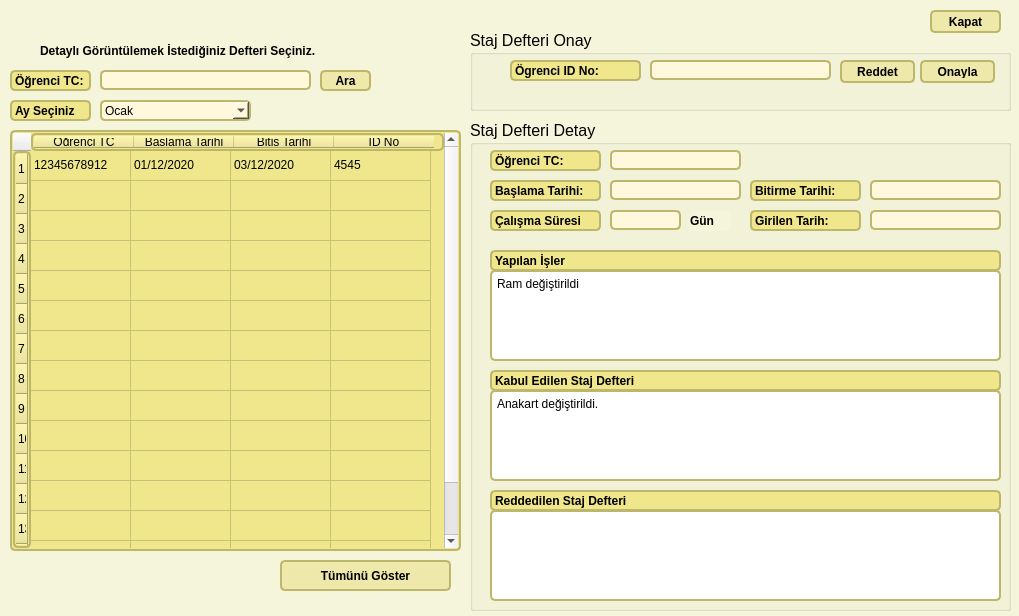
<?xml version="1.0" encoding="UTF-8"?>
<ui version="4.0">
 <class>MainWindow</class>
 <widget class="QMainWindow" name="MainWindow">
  <property name="geometry">
   <rect>
    <x>0</x>
    <y>0</y>
    <width>1019</width>
    <height>616</height>
   </rect>
  </property>
  <property name="windowTitle">
   <string>MainWindow</string>
  </property>
  <property name="styleSheet">
   <string notr="true">.QWidget {
   background-color: beige;
}

/* Nice Windows-XP-style password character. */
QLineEdit[echoMode=&quot;2&quot;] {
    lineedit-password-character: 9679;
}

/* We provide a min-width and min-height for push buttons
   so that they look elegant regardless of the width of the text. */
QPushButton {
    background-color: palegoldenrod;
    border-width: 2px;
    border-color: darkkhaki;
    border-style: solid;
    border-radius: 5;
    padding: 3px;
    min-width: 9ex;
    min-height: 2.5ex;
}
QDateEdit{
    border-width: 2px;
    border-color: darkkhaki;
    border-style: solid;
    border-radius: 5;
    padding: 3px;
    min-width: 9ex;
    min-height: 2.5ex;
}


QPushButton:hover {
   background-color: khaki;
}

/* Increase the padding, so the text is shifted when the button is
   pressed. */
QPushButton:pressed {
    padding-left: 5px;
    padding-top: 5px;
    background-color: #d0d67c;
}

QLabel, QAbstractButton {
    font: bold;
}

/* Mark mandatory fields with a brownish color. */
.mandatory {
    color: brown;
}

/* Bold text on status bar looks awful. */
QStatusBar QLabel {
   font: normal;
}

QStatusBar::item {
    border-width: 1;
    border-color: darkkhaki;
    border-style: solid;
    border-radius: 2;
}

QComboBox, QLineEdit, QSpinBox, QTextEdit {
    background-color: cornsilk;
    selection-color: #0a214c; 
    selection-background-color: #C19A6B;
	border-width: 2px;
    border-color: darkkhaki;
    border-style: solid;
    border-radius: 5;
}

QListView {
   background-color: beige;
}

QListView {
    show-decoration-selected: 1;
}

QListView::item:hover {
    background-color: wheat;
}

/* We reserve 1 pixel space in padding. When we get the focus,
   we kill the padding and enlarge the border. This makes the items
   glow. */
QLineEdit, QFrame {
    border-width: 2px;
    padding: 1px;
    border-style: solid;
    border-color: darkkhaki;
    border-radius: 5px;
}

/* As mentioned above, eliminate the padding and increase the border. */
QLineEdit:focus, QFrame:focus {
    border-width: 3px;
    padding: 0px;
}

/* A QLabel is a QFrame ... */
QLabel {
    border: none;
    padding: 0;
    background: none;
	background-color: beige;
}


/* A QToolTip is a QLabel ... */
QToolTip {
    border: 2px solid darkkhaki;
    padding: 5px;
    border-radius: 3px;
    opacity: 200;
}

/* Nice to have the background color change when hovered. */
QRadioButton:hover, QCheckBox:hover {
    background-color: wheat;
}

/* Force the dialog's buttons to follow the Windows guidelines. */
QDialogButtonBox {
    button-layout: 0;
}

QTabWidget::pane { /* The tab widget frame */
    border-top: 2px solid #C2C7CB;
}

QTabWidget::tab-bar {
    left: 5px; /* move to the right by 5px */
}

/* Style the tab using the tab sub-control. Note that
    it reads QTabBar _not_ QTabWidget */
QTabBar::tab {
    background: palegoldenrod(x1: 0, y1: 0, x2: 0, y2: 1,
                                stop: 0 #E1E1E1, stop: 0.4 #DDDDDD,
                                stop: 0.5 #D8D8D8, stop: 1.0 #D3D3D3);
   border-width: 2px;
    border-color: darkkhaki;
    border-style: solid;
    border-top-left-radius: 4px;
    border-top-right-radius: 4px;
    min-width: 8ex;
    padding: 2px;
}

QTabBar::tab:selected, QTabBar::tab:hover {
    background-color: palegoldenrod;
}

QTabBar::tab:selected {
	border-width: 2px;
    border-color: darkkhaki;
    border-style: solid;
    border-bottom-color: #darkkhaki; /* same as pane color */
}

QTabBar::tab:!selected {
    margin-top: 2px; /* make non-selected tabs look smaller */
}

QFrame{
	background-color: khaki;
    border-width: 2px;
    border-color: darkkhaki;
    border-style: solid;
    border-radius: 5;
	
}

QPlainTextEdit{
	
	background-color: rgb(255, 255, 255);
}</string>
  </property>
  <widget class="QWidget" name="centralwidget">
   <widget class="QLabel" name="uyari">
    <property name="geometry">
     <rect>
      <x>40</x>
      <y>40</y>
      <width>361</width>
      <height>21</height>
     </rect>
    </property>
    <property name="styleSheet">
     <string notr="true">QLabel {
    border: none;
    padding: 0;
    
	background-color: beige;
}</string>
    </property>
    <property name="text">
     <string>Detaylı Görüntülemek İstediğiniz Defteri Seçiniz.</string>
    </property>
   </widget>
   <widget class="QPushButton" name="btnAra">
    <property name="geometry">
     <rect>
      <x>320</x>
      <y>70</y>
      <width>51</width>
      <height>21</height>
     </rect>
    </property>
    <property name="text">
     <string>Ara</string>
    </property>
   </widget>
   <widget class="QLineEdit" name="lineOgrenciTc">
    <property name="geometry">
     <rect>
      <x>100</x>
      <y>70</y>
      <width>211</width>
      <height>20</height>
     </rect>
    </property>
   </widget>
   <widget class="QComboBox" name="cboxAylar">
    <property name="geometry">
     <rect>
      <x>100</x>
      <y>100</y>
      <width>151</width>
      <height>21</height>
     </rect>
    </property>
    <item>
     <property name="text">
      <string>Ocak</string>
     </property>
    </item>
    <item>
     <property name="text">
      <string>Şubat</string>
     </property>
    </item>
    <item>
     <property name="text">
      <string>Mart</string>
     </property>
    </item>
    <item>
     <property name="text">
      <string>Nisan</string>
     </property>
    </item>
    <item>
     <property name="text">
      <string>Mayıs</string>
     </property>
    </item>
    <item>
     <property name="text">
      <string>Haziran</string>
     </property>
    </item>
    <item>
     <property name="text">
      <string>Temmuz</string>
     </property>
    </item>
    <item>
     <property name="text">
      <string>Ağustos</string>
     </property>
    </item>
    <item>
     <property name="text">
      <string>Eylül</string>
     </property>
    </item>
    <item>
     <property name="text">
      <string>Ekim</string>
     </property>
    </item>
    <item>
     <property name="text">
      <string>Kasım</string>
     </property>
    </item>
    <item>
     <property name="text">
      <string>Aralık</string>
     </property>
    </item>
   </widget>
   <widget class="QLabel" name="lblAySec">
    <property name="geometry">
     <rect>
      <x>10</x>
      <y>100</y>
      <width>81</width>
      <height>21</height>
     </rect>
    </property>
    <property name="text">
     <string>Ay Seçiniz</string>
    </property>
   </widget>
   <widget class="QLabel" name="lblOgrenciTc">
    <property name="geometry">
     <rect>
      <x>10</x>
      <y>70</y>
      <width>81</width>
      <height>21</height>
     </rect>
    </property>
    <property name="text">
     <string>Öğrenci TC:</string>
    </property>
   </widget>
   <widget class="QTableWidget" name="tableWidget">
    <property name="geometry">
     <rect>
      <x>10</x>
      <y>130</y>
      <width>451</width>
      <height>421</height>
     </rect>
    </property>
    <property name="rowCount">
     <number>15</number>
    </property>
    <row/>
    <row/>
    <row/>
    <row/>
    <row/>
    <row/>
    <row/>
    <row/>
    <row/>
    <row/>
    <row/>
    <row/>
    <row/>
    <row/>
    <row/>
    <column>
     <property name="text">
      <string>Öğrenci TC</string>
     </property>
    </column>
    <column>
     <property name="text">
      <string>Başlama Tarihi</string>
     </property>
    </column>
    <column>
     <property name="text">
      <string>Bitiş Tarihi</string>
     </property>
    </column>
    <column>
     <property name="text">
      <string>ID No</string>
     </property>
    </column>
    <item row="0" column="0">
     <property name="text">
      <string>12345678912</string>
     </property>
    </item>
    <item row="0" column="1">
     <property name="text">
      <string>01/12/2020</string>
     </property>
    </item>
    <item row="0" column="2">
     <property name="text">
      <string>03/12/2020</string>
     </property>
    </item>
    <item row="0" column="3">
     <property name="text">
      <string>4545</string>
     </property>
    </item>
   </widget>
   <widget class="QGroupBox" name="groupBox">
    <property name="geometry">
     <rect>
      <x>470</x>
      <y>30</y>
      <width>541</width>
      <height>81</height>
     </rect>
    </property>
    <property name="font">
     <font>
      <pointsize>12</pointsize>
     </font>
    </property>
    <property name="title">
     <string>Staj Defteri Onay</string>
    </property>
    <widget class="QLabel" name="label">
     <property name="geometry">
      <rect>
       <x>40</x>
       <y>30</y>
       <width>131</width>
       <height>21</height>
      </rect>
     </property>
     <property name="text">
      <string>Ögrenci ID No:</string>
     </property>
    </widget>
    <widget class="QLineEdit" name="lineOgrenciId">
     <property name="geometry">
      <rect>
       <x>180</x>
       <y>30</y>
       <width>181</width>
       <height>20</height>
      </rect>
     </property>
    </widget>
    <widget class="QPushButton" name="btnRed">
     <property name="geometry">
      <rect>
       <x>370</x>
       <y>30</y>
       <width>75</width>
       <height>23</height>
      </rect>
     </property>
     <property name="text">
      <string>Reddet</string>
     </property>
    </widget>
    <widget class="QPushButton" name="btnOnay">
     <property name="geometry">
      <rect>
       <x>450</x>
       <y>30</y>
       <width>75</width>
       <height>23</height>
      </rect>
     </property>
     <property name="text">
      <string>Onayla</string>
     </property>
    </widget>
   </widget>
   <widget class="QGroupBox" name="defterdetay">
    <property name="geometry">
     <rect>
      <x>470</x>
      <y>120</y>
      <width>541</width>
      <height>491</height>
     </rect>
    </property>
    <property name="font">
     <font>
      <pointsize>12</pointsize>
     </font>
    </property>
    <property name="title">
     <string>Staj Defteri Detay</string>
    </property>
    <widget class="QLineEdit" name="lineOgrenciTc3">
     <property name="geometry">
      <rect>
       <x>140</x>
       <y>30</y>
       <width>131</width>
       <height>20</height>
      </rect>
     </property>
    </widget>
    <widget class="QLabel" name="lblOgrenciTc3">
     <property name="geometry">
      <rect>
       <x>20</x>
       <y>30</y>
       <width>111</width>
       <height>21</height>
      </rect>
     </property>
     <property name="text">
      <string>Öğrenci TC:</string>
     </property>
    </widget>
    <widget class="QLineEdit" name="lineBaslamaTarihi">
     <property name="geometry">
      <rect>
       <x>140</x>
       <y>60</y>
       <width>131</width>
       <height>20</height>
      </rect>
     </property>
     <property name="text">
      <string/>
     </property>
    </widget>
    <widget class="QLabel" name="lblBaslamaTarihi">
     <property name="geometry">
      <rect>
       <x>20</x>
       <y>60</y>
       <width>111</width>
       <height>21</height>
      </rect>
     </property>
     <property name="text">
      <string>Başlama Tarihi:</string>
     </property>
    </widget>
    <widget class="QLabel" name="lblBitirmeTarihi">
     <property name="geometry">
      <rect>
       <x>280</x>
       <y>60</y>
       <width>111</width>
       <height>21</height>
      </rect>
     </property>
     <property name="text">
      <string>Bitirme Tarihi:</string>
     </property>
    </widget>
    <widget class="QLineEdit" name="lineBitirmeTarihi">
     <property name="geometry">
      <rect>
       <x>400</x>
       <y>60</y>
       <width>131</width>
       <height>20</height>
      </rect>
     </property>
     <property name="text">
      <string/>
     </property>
    </widget>
    <widget class="QLabel" name="lblCalismaSuresi">
     <property name="geometry">
      <rect>
       <x>20</x>
       <y>90</y>
       <width>111</width>
       <height>21</height>
      </rect>
     </property>
     <property name="text">
      <string>Çalışma Süresi</string>
     </property>
    </widget>
    <widget class="QLineEdit" name="lineCalismaSuresi">
     <property name="geometry">
      <rect>
       <x>140</x>
       <y>90</y>
       <width>71</width>
       <height>20</height>
      </rect>
     </property>
     <property name="text">
      <string/>
     </property>
    </widget>
    <widget class="QLabel" name="lblGirilenTarih">
     <property name="geometry">
      <rect>
       <x>280</x>
       <y>90</y>
       <width>111</width>
       <height>21</height>
      </rect>
     </property>
     <property name="text">
      <string>Girilen Tarih:</string>
     </property>
    </widget>
    <widget class="QLineEdit" name="lineGirilenTarih">
     <property name="geometry">
      <rect>
       <x>400</x>
       <y>90</y>
       <width>131</width>
       <height>20</height>
      </rect>
     </property>
     <property name="text">
      <string/>
     </property>
    </widget>
    <widget class="QLabel" name="label_2">
     <property name="geometry">
      <rect>
       <x>20</x>
       <y>130</y>
       <width>511</width>
       <height>21</height>
      </rect>
     </property>
     <property name="text">
      <string>Yapılan İşler</string>
     </property>
    </widget>
    <widget class="QPlainTextEdit" name="textYapilanIslemler">
     <property name="geometry">
      <rect>
       <x>20</x>
       <y>150</y>
       <width>511</width>
       <height>91</height>
      </rect>
     </property>
     <property name="styleSheet">
      <string notr="true">#yapilanisler{
	background-color: rgb(255, 255, 255);
}
</string>
     </property>
     <property name="plainText">
      <string>Ram değiştirildi</string>
     </property>
    </widget>
    <widget class="QLabel" name="label_10">
     <property name="geometry">
      <rect>
       <x>20</x>
       <y>250</y>
       <width>511</width>
       <height>21</height>
      </rect>
     </property>
     <property name="text">
      <string>Kabul Edilen Staj Defteri</string>
     </property>
    </widget>
    <widget class="QPlainTextEdit" name="textKabulEdilenDefter">
     <property name="geometry">
      <rect>
       <x>20</x>
       <y>270</y>
       <width>511</width>
       <height>91</height>
      </rect>
     </property>
     <property name="styleSheet">
      <string notr="true">#yapilanisler{
	background-color: rgb(255, 255, 255);
}
</string>
     </property>
     <property name="plainText">
      <string>Anakart değiştirildi.</string>
     </property>
    </widget>
    <widget class="QPlainTextEdit" name="textReddedilenDefter">
     <property name="geometry">
      <rect>
       <x>20</x>
       <y>390</y>
       <width>511</width>
       <height>91</height>
      </rect>
     </property>
     <property name="styleSheet">
      <string notr="true">#yapilanisler{
	background-color: rgb(255, 255, 255);
}
</string>
     </property>
     <property name="plainText">
      <string/>
     </property>
    </widget>
    <widget class="QLabel" name="label_11">
     <property name="geometry">
      <rect>
       <x>20</x>
       <y>370</y>
       <width>511</width>
       <height>21</height>
      </rect>
     </property>
     <property name="text">
      <string>Reddedilen Staj Defteri</string>
     </property>
    </widget>
    <widget class="QLabel" name="uyari_2">
     <property name="geometry">
      <rect>
       <x>220</x>
       <y>90</y>
       <width>41</width>
       <height>21</height>
      </rect>
     </property>
     <property name="styleSheet">
      <string notr="true">QLabel {
    border: none;
    padding: 0;
    
	background-color: beige;
}</string>
     </property>
     <property name="text">
      <string>Gün</string>
     </property>
    </widget>
   </widget>
   <widget class="QPushButton" name="btnTumunuGoster">
    <property name="geometry">
     <rect>
      <x>280</x>
      <y>560</y>
      <width>171</width>
      <height>31</height>
     </rect>
    </property>
    <property name="text">
     <string>Tümünü Göster</string>
    </property>
   </widget>
   <widget class="QPushButton" name="btnKapat">
    <property name="geometry">
     <rect>
      <x>930</x>
      <y>10</y>
      <width>71</width>
      <height>23</height>
     </rect>
    </property>
    <property name="text">
     <string>Kapat</string>
    </property>
   </widget>
  </widget>
 </widget>
 <resources/>
 <connections/>
</ui>
